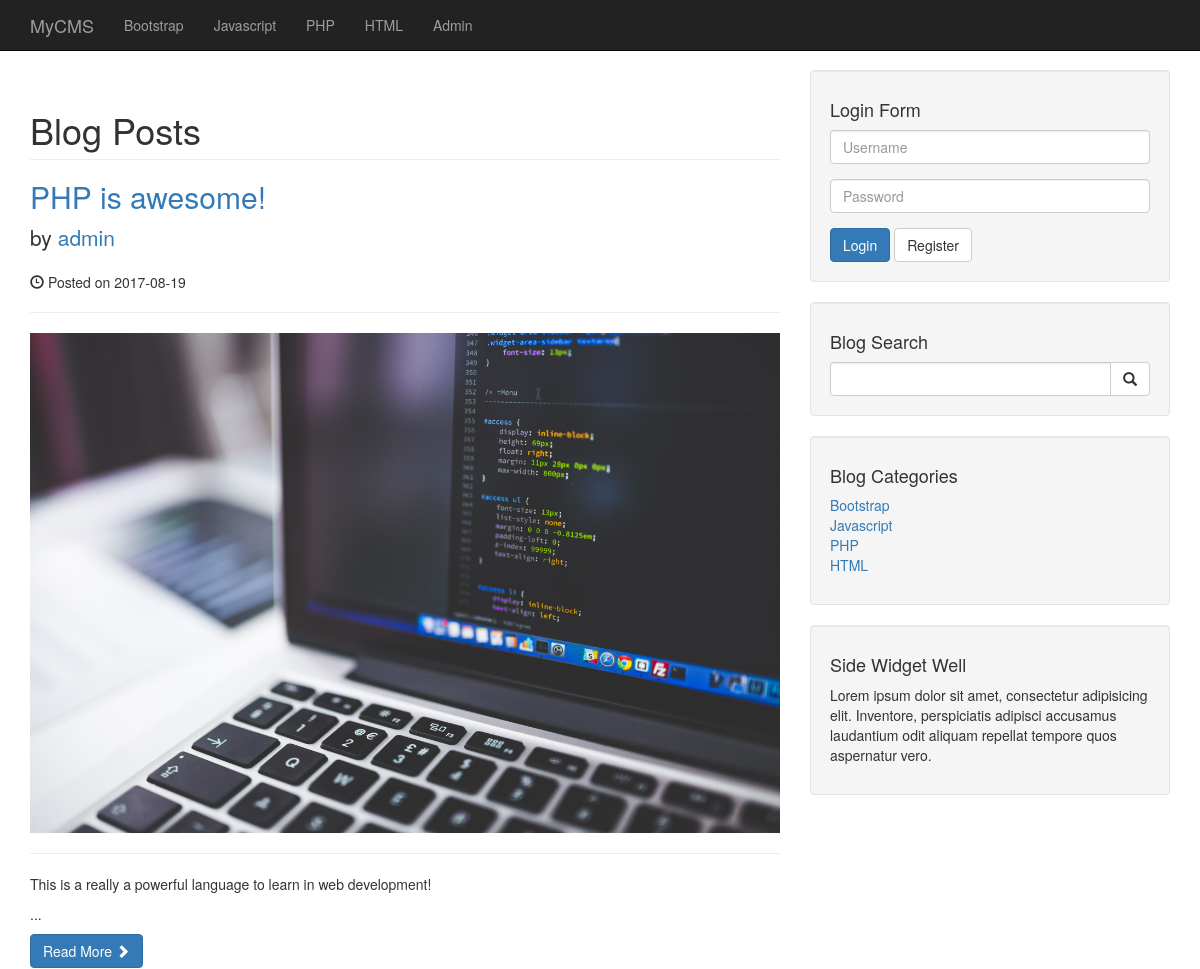
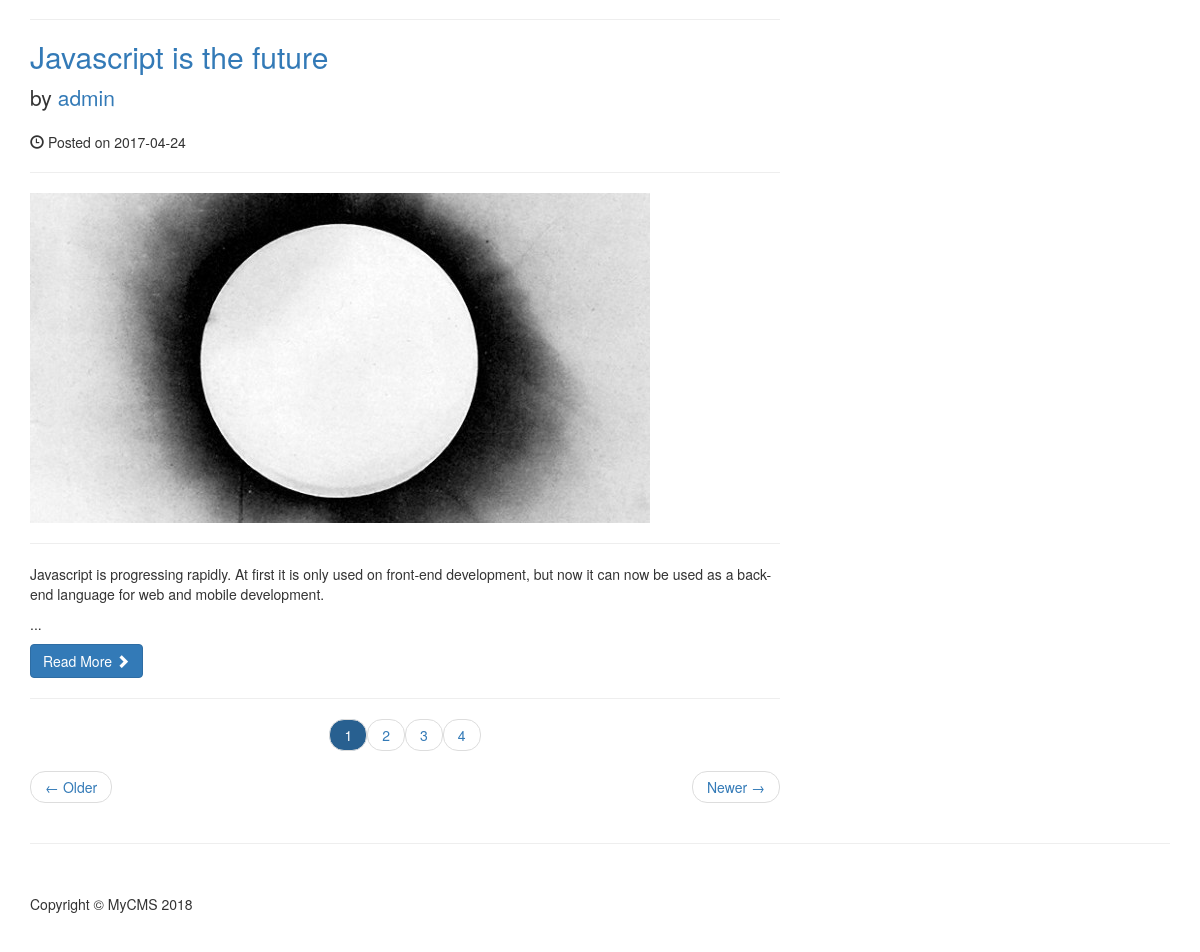
The page / on the database its author committed (2 pictures, top to bottom).
### tables this page shows
CREATE TABLE `tblcategories` (
  `category_id` int(3) NOT NULL,
  `category_title` varchar(255) NOT NULL
);

CREATE TABLE `tblposts` (
  `post_id` int(11) NOT NULL,
  `post_title` varchar(255) NOT NULL,
  `post_author` int(11) NOT NULL,
  `post_date` date NOT NULL,
  `post_image` text NOT NULL,
  `post_content` text NOT NULL,
  `post_tags` varchar(255) NOT NULL,
  `post_comment_count` int(11) NOT NULL,
  `post_status` varchar(255) NOT NULL DEFAULT 'draft',
  `post_views_count` int(11) NOT NULL,
  `category_id` int(11) NOT NULL
);

CREATE TABLE `tblusers` (
  `user_id` int(11) NOT NULL,
  `username` varchar(255) NOT NULL,
  `password` varchar(255) NOT NULL,
  `firstname` varchar(255) NOT NULL,
  `lastname` varchar(255) NOT NULL,
  `email` varchar(255) NOT NULL,
  `image` text NOT NULL,
  `user_role` varchar(255) NOT NULL DEFAULT 'Subscriber'
);

### index.php (the view, shortened to what this page needs)
<?php require_once('includes/header.php'); ?>
    <?php require_once('includes/nav.php'); ?>
    <div class="container">
        <div class="row">
            <div class="col-md-8">
                <h1 class="page-header">
                    Blog Posts
                </h1>
                <?php
                    $posts_per_page = 2;
                    if(isset($_GET['page'])) {
                        $page = clean($_GET['page']);
                    } else {
                        $page = "";
                    }
                    if($page === "" || $page === 1) {
                        $offset = 0;
                    } else {
                        $offset = ($page * $posts_per_page) - $posts_per_page;
                    }
                    $posts_query_count = "SELECT * FROM tblposts WHERE post_status = 'Published'";
                    $posts_count_result = mysqli_query($connection, $posts_query_count);
                    $posts_count = mysqli_num_rows($posts_count_result);
                    $pagination = ceil($posts_count / $posts_per_page);
                    $posts_info = array();
                    $query = "SELECT * FROM tblposts JOIN tblusers ON tblusers.user_id = tblposts.post_author WHERE post_status = 'Published' LIMIT {$offset}, {$posts_per_page}";
                    $result = mysqli_query($connection, $query);
                    if($result) {
                        while($row = mysqli_fetch_assoc($result)) {
                            $posts_info['post_id'] = $row['post_id'];
                            $posts_info['post_title'] = $row['post_title'];
                            $posts_info['post_author'] = $row['username'];
                            $posts_info['post_date'] = $row['post_date'];
                            $posts_info['post_image'] = $row['post_image'];
                            $posts_info['post_content'] = substr($row['post_content'], 0, 250);
                ?>
                <h2>
                    <a href="post.php?post_id=<?php echo $posts_info['post_id']; ?>"><?php echo $posts_info['post_title']; ?></a>
                </h2>
                <p class="lead">
                    by <a href="author_posts.php?post_author=<?php echo $posts_info['post_author']; ?>"><?php echo $posts_info['post_author']; ?></a>
                </p>
                <p><span class="glyphicon glyphicon-time"></span> Posted on <?php echo $posts_info['post_date']; ?></p>
                <hr>
                <a href="post.php?post_id=<?php echo $posts_info['post_id']; ?>">
                    <img class="img-responsive" src="images/<?php echo $posts_info['post_image']; ?>" alt="Post image">
                </a>
                <hr>
                <p><?php echo $posts_info['post_content'] . '...'; ?></p>
                <a class="btn btn-primary" href="post.php?post_id=<?php echo $posts_info['post_id']; ?>">Read More <span class="glyphicon glyphicon-chevron-right"></span></a>
                <hr>
                <?php   }
                    }
                ?>
                <ul class="pager">
                    <?php
                        for($i = 1; $i <= $pagination; $i++) {
                            if($i == 1 && $page == "") {
                                echo "<li><a class='active' href='index.php?page={$i}'>{$i}</a></li>";
                            } elseif($i == $page) {
                                echo "<li><a class='active' href='index.php?page={$i}'>{$i}</a></li>";
                            } else {
                                echo "<li><a href='index.php?page={$i}'>{$i}</a></li>";
                            }
                        }
                    ?>
                </ul>
                <ul class="pager">
                    <li class="previous">
                        <a href="#">&larr; Older</a>
                    </li>
                    <li class="next">
                        <a href="#">Newer &rarr;</a>
                    </li>
                </ul>
            </div>
            <?php require_once('includes/sidebar.php') ?>
        <hr>
<?php require_once('includes/footer.php') ?>

### includes/functions.php (shortened to what this page needs)
<?php require_once('db.php'); ?>
<?php
    function getCategories() {
        global $connection;
        $query = "SELECT * FROM tblcategories;";
        $result = mysqli_query($connection, $query);
        if($result) {
            while($row = mysqli_fetch_assoc($result)) {
                $category_id = $row['category_id'];
                $category_title = $row['category_title'];
                echo "<li><a href='category.php?category={$category_id}'>{$category_title}</a></li>";
            }
        }
    }
?>

### css/blog-home.css (style rules this page uses)
body { padding-top: 70px; }

### css/styles.css (style rules this page uses)
.pager li .active { background-color: #286090; color: #fff; }

### rows shown on the page
tblcategories: category_title "Bootstrap"
tblcategories: category_title "Javascript"
tblcategories: category_title "PHP"
tblcategories: category_title "HTML"
tblposts: post_title "PHP is awesome!", tblusers.username "admin", post_date "2017-08-19", post_image (picture), post_content "This is a really a powerful language to learn in web development!"
tblposts: post_title "Javascript is the future", tblusers.username "admin", post_date "2017-04-24", post_image (picture), post_content "Javascript is progressing rapidly. At first it is only used on front-end development, but now it can now be used as a back-end language for web and mobile development."
